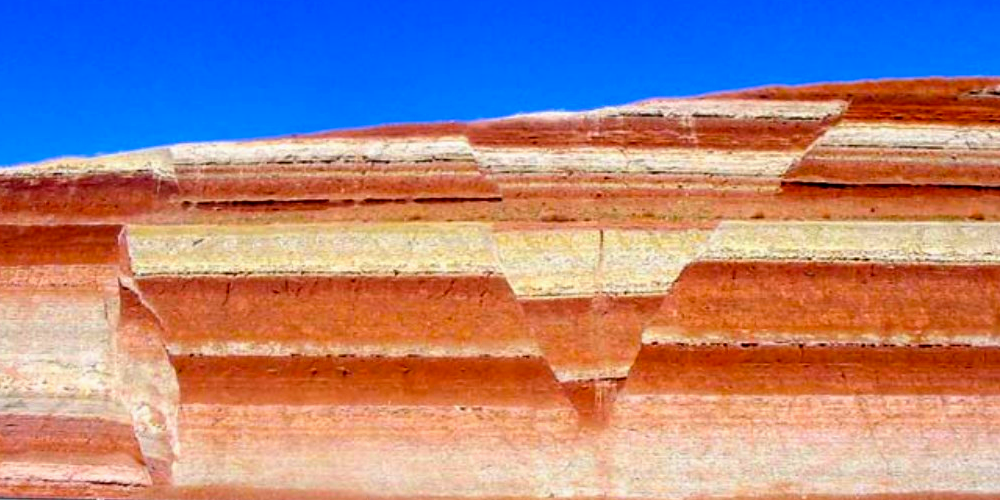
#> input picture img_outcrop.png, 1000 x 500 px
$ jupyter execute img_conv_sies.ipynb
#> lines starting #> are read from the running program, lines starting #| are printed output that depends on the picture; after the words box and inside, x2 and y2 are one past the last pixel; in counts of white or black regions, pixels touching at a corner belong together
# Generating seismic profile from a picture, convolution
[Ryan A. Mardani](https://www.linkedin.com/in/amardani/)

In subsurface imaging technology (seismic approach), we mainly try to create a profile (image/cube) from Earth's layers below the survey area to understand structural configuration. In my [previous project](https://github.com/mardani72/Synthetic_Seismogram/blob/master/Synthetic_Seismogram.ipynb), I generated synthetic seismogram (convolution of reflectivity and wavelet) which help us to tie seismic data to well data.
In this work, I am trying to exercise convolution again but without well data. I have an image of the outcrop which I took several years ago and I want to convert it to the seismic profile. Every colorful image file can be stored as a 3-dimensional array: the first and second s belong to the coordinate of a pixel(row and column) while the third one related to RGB color code.<br>
Converting a colorful image into grayscale, I assume that each column of image data is zero offset reflectivity series stored in that column. I have slightly changed the sharpness and brightness of the picture to have more distinctive reading into the array dataset. Some steps are required to get the job done:<br>

1) Reading image of png format into a vraiable<br>
2) Image Processing (converting blue color of sky into white)<br>
3) Quality Contorl and reading into grayscale format<br>
4) Statistical analysis to get rid of abnoraml spiked values<br>
5) Inverting image color scale (balck to white and vice versa)<br>
6) Sacling into a range of (-1,1), simulating reflectivity series<br>
7) Time vector initation and wavelet definition(Ricker)<br>
8) Convolving each column of picture array with wavelet<br>
9) Adding offset to each column<br>
10) Plotting<br>

Clearly, all units are the assumption and can not be taken for quantitative analysis.

### 1) Reading image

[cell 1]
import numpy as np
import cv2

[cell 2]
img_col = cv2.imread('img_outcrop.png')
#> img_col is the input picture: shape (500, 1000, 3); mean B, G, R 137.9, 132.9, 163.9

### 2) Image Processing

[cell 3]
#converting blue color to white
m= img_col
h,w,bpp = np.shape(m)
#> h = 500; w = 1000; bpp = 3
for py in range(0,h):
    for px in range(0,w):
        if(m[py][px][0] >225):  # blue color range in RGB
            m[py][px][0]=255    # white
            m[py][px][1]=255
            m[py][px][2]=255
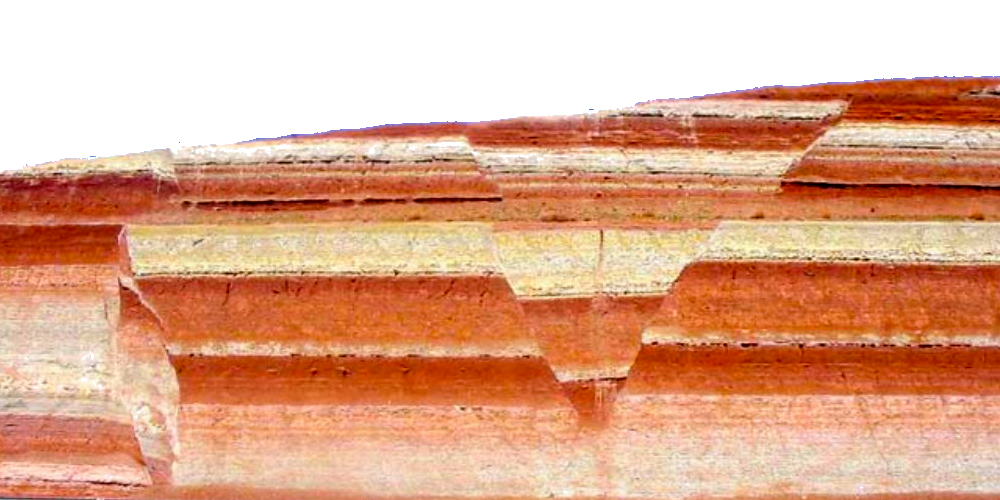
#> m: shape (500, 1000, 3); mean B, G, R 138.6, 167.9, 222.8

cv2.imwrite('img_blue_less.png',m)    # writing image to visual quality cotrol
#> Out = True

#### 3) Quality Contorl and reading into grayscale format

After changing the blue color to white, it is better to look at the result to find out if a strong alteration in the picture has happened. In this picture, it seems OK but if we have an image that blue is not as strong as sky color, we should cautiously deal with this step.

[cell 4]
# Reading image as grayscale after quality control
img = cv2.imread('img_blue_less.png',0)
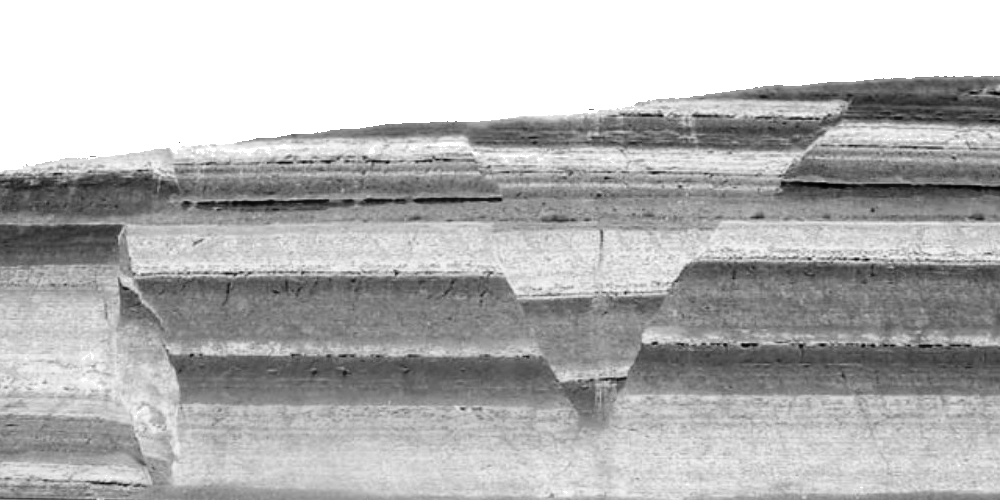
#> img: shape (500, 1000); min 0, max 255, mean 180.6

[cell 5]
img.shape
#> Out = (500, 1000)

#### 4) Statistical analysis

As this is a grayscale picture, it must be 2D array. It is better to see some statistics.

[cell 6]
print('Number of dimension is:',img.ndim)
#| Number of dimension is: 2
print('The minimum value is:',img.min())
#| The minimum value is: 0
print('The maximum value is:',img.max())
#| The maximum value is: 255
print(f'The standard deviation value is: {img.std():.2f}')
#| The standard deviation value is: 59.12
print(f'The mean value is: {img.mean():.2f}')
#| The mean value is: 180.60

Looking at the std and mean reveals that minimum value is far from center and possibly it is a spike in some data points. Let's look at the coordinate of min values and simply plot.

[cell 7]
# Using argmin we may locate the min location
spike = np.unravel_index(img.argmin(), img.shape)
#> spike = (184, 818)
spike
#> Out = (184, 818)

##### Ploting to see spikes

[cell 8]
import matplotlib.pyplot as plt
y=np.linspace(0, img.shape[0], img.shape[0])  # vector size for ploting
#> y = 500 values from 0 to 500
plt.plot(img[:, 818], y)
plt.plot(img[:,200], y )
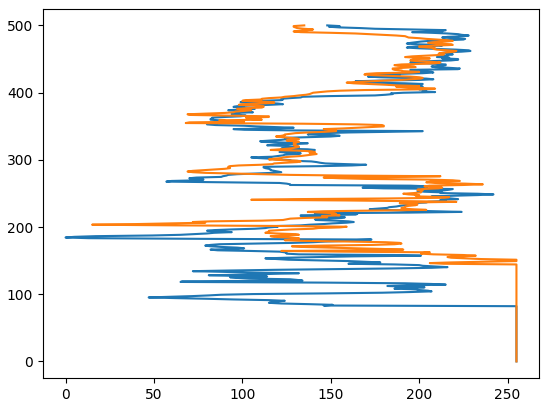
#> figure drawn by matplotlib, 1 panel

The plot showes normal ranges between 50 to 255. Lets remove the spikes but before that we can calculate how many data point we will modeify

[cell 9]
too_dark= img < 50
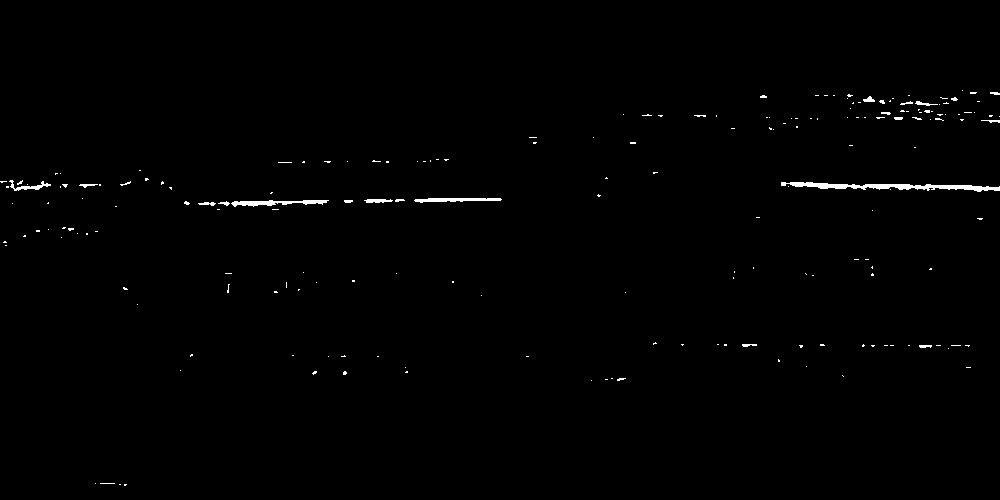
#> too_dark: shape (500, 1000) bool; 0.64% white; 196 white regions (177 under 20 px), largest, box (x1, y1, x2, y2) and area: (781, 182, 1000, 192) 939, (231, 200, 329, 207) 367, (414, 198, 502, 203) 290
too_dark.sum()
#> Out = 3197

Comparing size of image matrix (>500,000), 3000 value aletartion can not make strong difference

[cell 10]
img[too_dark]=50
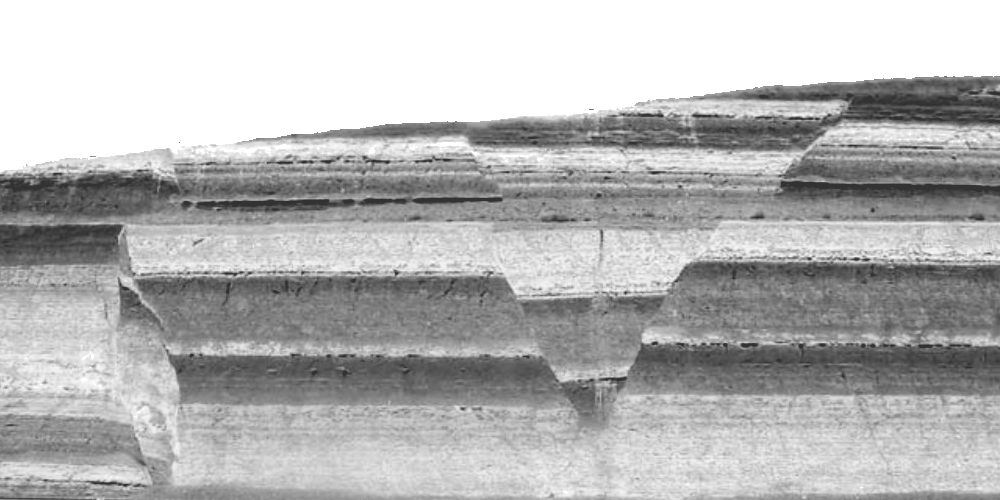
#> img: shape (500, 1000); 0.64% of pixels changed, all inside (x1, y1, x2, y2) = (0, 90, 1000, 486)

#### 5) Inverting image color scale

we do this becuase we want to be in agreemnet with normal polarization of wavelet. Dark color in picture has smaller values than bright one and we want to change it to be adaptable with colvulution with wavelet.

[cell 11]
img_inv=abs(255-img)
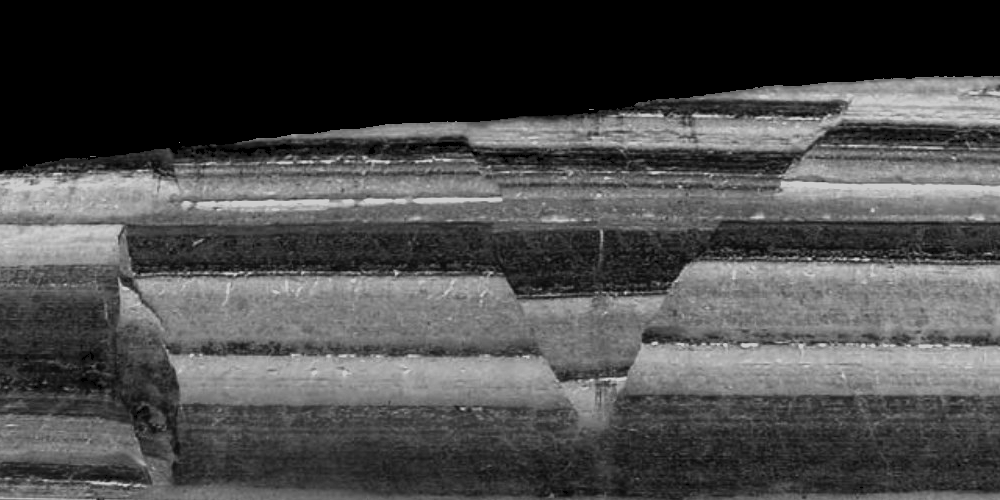
#> img_inv: shape (500, 1000); min 0, max 205, mean 74.3

#### 6) Sacling into a range of (-1,1)

To make it similar to reflectivity series we can normalize data between -1 and 1. Let's use sklearn library to make it easier.

[cell 12]
from sklearn.preprocessing import MinMaxScaler

[cell 13]
scaler = MinMaxScaler(feature_range=(-1, 1))
scaler.fit(img_inv)
Z1 = scaler.transform(img_inv)
Z = np.where(Z1== -1., 0, Z1 ) # converting blue to zero which in scaling process had taken extreme value -1
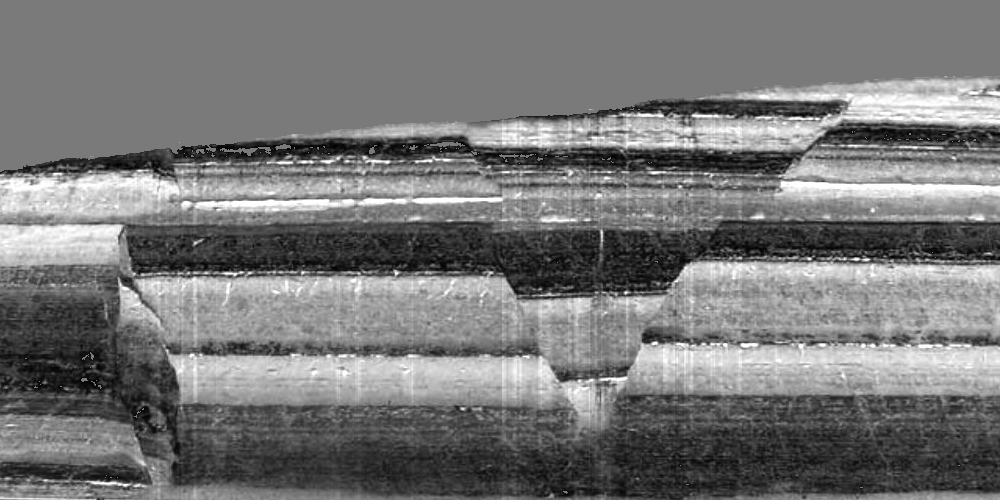
#> Z: shape (500, 1000) float64; min -0.932, max 1, mean -0.0284; drawn with min black and max white

#### 7) Time vector initation and wavelet definition(Ricker)

[cell 14]
t = np.arange(0,len(Z))/1000           # divided by 1000 to make smilar to seconds
#> t = 500 values from 0 to 0.499

##### Wavelet

You may look as the full explanation of this wavelet [here](https://subsurfwiki.org/wiki/Ricker_wavelet).

[cell 15]
def ricker(f, length, dt):
    t0 = np.arange(-length/2, (length-dt)/2, dt)
    y = (1.0 - 2.0*(np.pi**2)*(f**2)*(t0**2)) * np.exp(-(np.pi**2)*(f**2)*(t0**2))
    return t0, y

[cell 16]
f=75            #wavelet frequency
length=0.400    #Wavelet vector length
dt=t[1]-t[0]           # Sampling prefer to use smiliar to resampled AI
#> dt = 0.001

[cell 17]
t0, w = ricker (f, length, dt) # ricker wavelet
#> t0 = 400 values from -0.2 to 0.199; w = 400 values, max 1 at index 200, min -0.443 at index 205, mean 1.11e-18

#### 8) Convolution over each column (looks like receiver place)

[cell 18]
syn = np.zeros((Z.shape[0], Z.shape[1]) )
for i in range(0, Z.shape[1]):
    syn[:, i] = np.convolve(w, Z[: , i], mode='same')
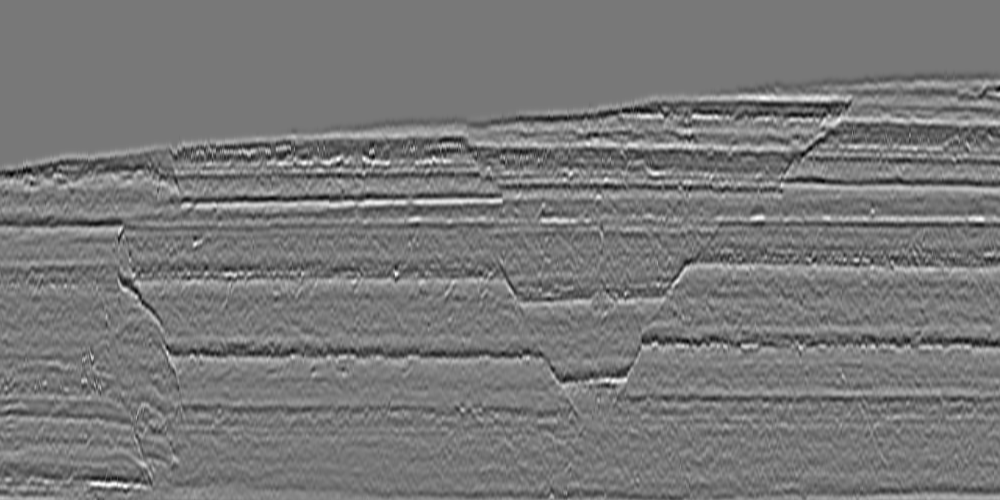
#> syn: shape (500, 1000) float64; min -3.41, max 3.8, mean -0.00283; drawn with min black and max white

Plotting all columns as a synthetic trace, will strongly ocupy RAM memory and slows down the computer speed.  We can plot every 5 column to handle performance.

[cell 19]
syn1 = syn[:, 0:1000:5]
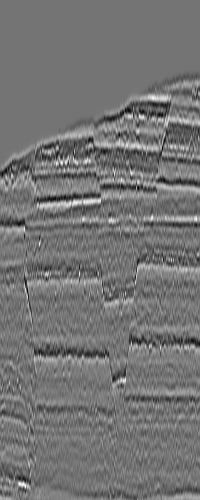
#> syn1: shape (500, 200) float64; min -3.21, max 3.8, mean -0.00282; drawn with min black and max white

#### 9) Adding offset

Up to now, all columns are located at the same location. We need to add some regular value to make offset for ploting.

[cell 20]
offsets = np.linspace(1, 200, 200 )
syn_off1 = offsets+syn1
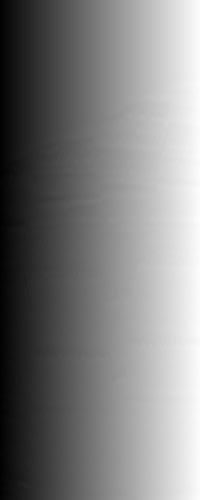
#> syn_off1: shape (500, 200) float64; min -0.936, max 202.4, mean 100.5; drawn with min black and max white
